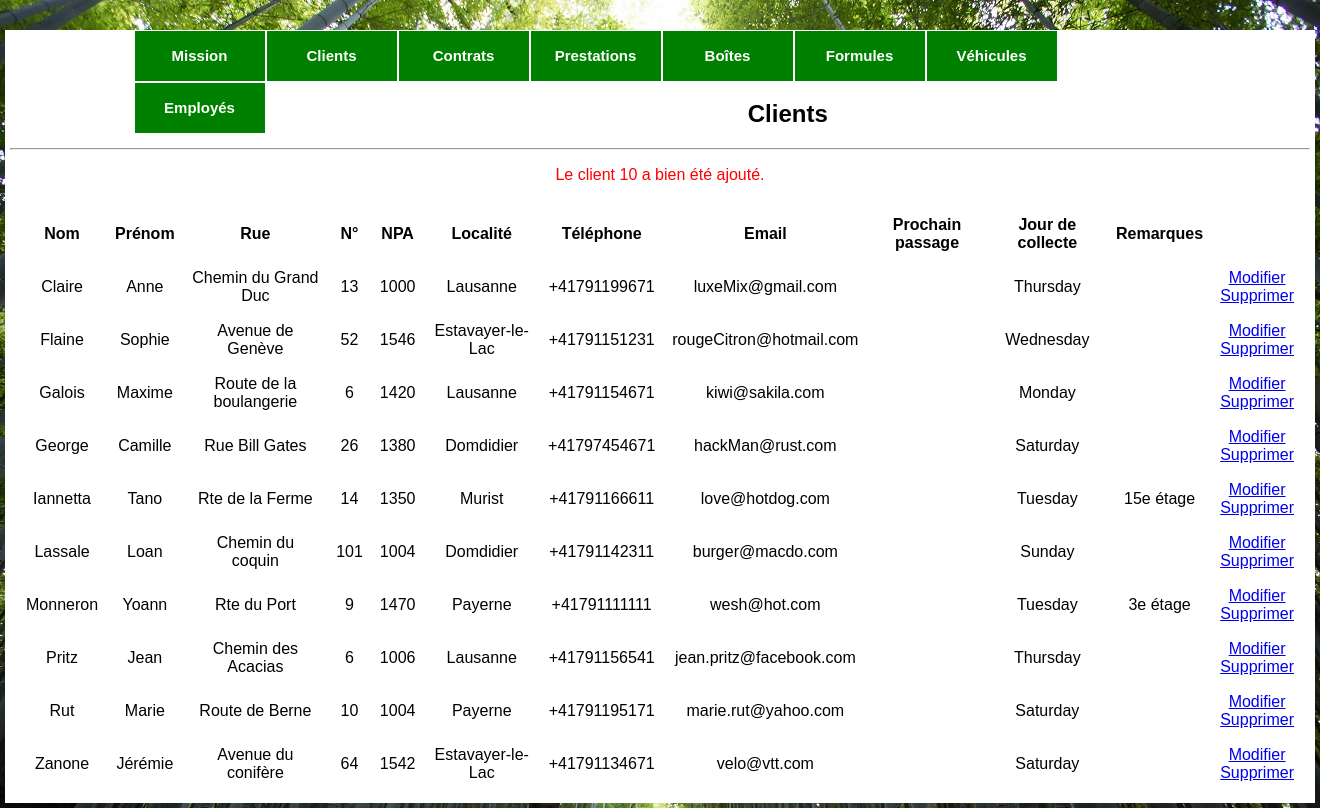
Page /clients.php?ajout_client_id=10 on the committed database.
### tables this page shows
CREATE TABLE IF NOT EXISTS `client` (
  `client_id` INT UNSIGNED NOT NULL AUTO_INCREMENT,
  `nom` VARCHAR(45) NOT NULL,
  `prenom` VARCHAR(45) NOT NULL,
  `adresse_rue` VARCHAR(45) NOT NULL,
  `adresse_numero` INT(3) NOT NULL,
  `adresse_code_postal` INT(4) NOT NULL,
  `localite_id` INT UNSIGNED NOT NULL,
  `gps_latitude` DECIMAL(12,6) NULL,
  `gps_longitude` DECIMAL(12,6) NULL,
  `no_telephone` VARCHAR(12) NOT NULL,
  `email` VARCHAR(100) NULL,
  `iban` VARCHAR(34) NOT NULL,
  `prochain_passage` TIMESTAMP NULL,
  `jour_collect` VARCHAR(9) NOT NULL DEFAULT 'Monday',
  `remarques` VARCHAR(200) NULL,
  `last_update` TIMESTAMP NOT NULL DEFAULT CURRENT_TIMESTAMP,
  PRIMARY KEY (`client_id`),
  UNIQUE INDEX `client_id_UNIQUE` (`client_id` ASC),
  INDEX `fk_client_localite1_idx` (`localite_id` ASC),
  CONSTRAINT `fk_client_localite1`
    FOREIGN KEY (`localite_id`)
    REFERENCES `localite` (`localite_id`)
    ON DELETE NO ACTION
    ON UPDATE NO ACTION);

CREATE TABLE IF NOT EXISTS `localite` (
  `localite_id` INT UNSIGNED NOT NULL AUTO_INCREMENT,
  `localite` VARCHAR(45) NOT NULL,
  `commune_id` INT UNSIGNED NOT NULL,
  `dechetterie_id` INT UNSIGNED NOT NULL,
  `last_update` TIMESTAMP NOT NULL DEFAULT CURRENT_TIMESTAMP,
  PRIMARY KEY (`localite_id`),
  INDEX `fk_localite_commune1_idx` (`commune_id` ASC),
  INDEX `fk_localite_dechetterie1_idx` (`dechetterie_id` ASC),
  CONSTRAINT `fk_localite_commune1`
    FOREIGN KEY (`commune_id`)
    REFERENCES `commune` (`commune_id`)
    ON DELETE RESTRICT
    ON UPDATE CASCADE,
  CONSTRAINT `fk_localite_dechetterie1`
    FOREIGN KEY (`dechetterie_id`)
    REFERENCES `dechetterie` (`dechetterie_id`)
    ON DELETE RESTRICT
    ON UPDATE CASCADE);

### includes/include.php (called while the page is built, shortened)
<?php
    function connexion($requete, $type_req)
    {
        try
        {
            $connexion = new PDO('mysql:host=localhost; dbname=oust','root', 'root');
            $connexion->setAttribute(PDO::ATTR_ERRMODE, PDO::ERRMODE_EXCEPTION);
        }
        catch (Exception $e)
        {
            echo 'Une erreur est survenue lors de la connexion à la base de données.'.$e->getMessage();
            die();
        }
        if ($type_req == 'select')
        {
            $resultats = $connexion->query("$requete");
        }
        else
        {
            $resultats = $connexion->exec("$requete");
        }
        return $resultats;
    }
?>

### clients.php (the view, shortened to what this page needs)
<!DOCTYPE html>
<?php
    include ('includes/include.php');
    extract(@$_GET);
?>
<html lang="fr">
    <head>
        <link href="css/oust.css" rel="stylesheet" type="text/css" media="all">
    </head>
    <body>
        <?php include 'menu.php'; ?>
        <div id ="wrapper" class="clients">
            <h2>Clients</h2>
            <hr>
            <?php
                if (isset($ajout_client_id))
                {
                    echo '<p id="erreur">
                            Le client '.$ajout_client_id.' a bien été ajouté.
                          </p>';
                }
            ?>
            <table align="center">
                <tr>
                    <th>Nom</th>
                    <th>Pr&eacutenom</th>
                    <th>Rue</th>
					<th>N&deg</th>
                    <th>NPA</th>
                    <th>Localit&eacute</th>
                    <th>T&eacutel&eacutephone</th>
                    <th>Email</th>
                    <th>Prochain passage</th>
                    <th>Jour de collecte</th>
                    <th>Remarques</th>
                </tr>
                <?php
                    $reqSQL = 'SELECT *
                               FROM client AS c
                               INNER JOIN localite AS l
                               ON c.localite_id = l.localite_id
							   ORDER BY nom';
                    $resSQL = connexion($reqSQL, 'select');
                    while (($ligneSQL = $resSQL->fetch()))
                    {
                        echo '<tr >
                                <td>'.$ligneSQL['nom'].'</td>
                                <td>'.$ligneSQL['prenom'].'</td>
                                <td>'.$ligneSQL['adresse_rue'].'</td>
                                <td>'.$ligneSQL['adresse_numero'].'</td>
                                <td>'.$ligneSQL['adresse_code_postal'].'</td>
                                <td>'.$ligneSQL['localite'].'</td>
                                <td>'.$ligneSQL['no_telephone'].'</td>
                                <td>'.$ligneSQL['email'].'</td>
                                <td>'.timestampToDate($ligneSQL['prochain_passage']).'</td>
                                <td>'.$ligneSQL['jour_collect'].'</td>
                                <td>'.$ligneSQL['remarques'].'</td>
                                <td>
                                    <a href="gestionClients.php?client_id='.$ligneSQL['client_id'].'"">
                                        Modifier
                                    </a>
                                    <br/>
                                    <a href="suppressionClients.php?client_id='.$ligneSQL['client_id'].'">
                                        Supprimer
                                    </a>
                                </td>
                            </tr>';
                    }
                ?>
            </table>
        </div>
    </body>
</html>

### css/oust.css (style rules this page uses)
body { background-image: url("../images/background-arbre.jpg"); background-repeat: no-repeat; background-attachment: fixed; width: 100%; height: 100%; background-position: top center; position: relative; margin: auto; }
table { border-spacing: 15px; }
#wrapper { background: white; margin: auto; margin-top: 30px; margin-bottom: 30px; width: 792px; text-align: center; padding: 50px 5px 5px 5px; }
#wrapper.clients { width: 1300px; }
#erreur { text-align:center; color:red; }

### rows in the picture
client: nom "Claire", prenom "Anne", adresse_rue "Chemin du Grand Duc", adresse_numero "13", adresse_code_postal "1000", localite.localite "Lausanne", no_telephone "+41791199671", email "luxeMix@gmail.com", jour_collect "Thursday"
client: nom "Flaine", prenom "Sophie", adresse_rue "Avenue de Genève", adresse_numero "52", adresse_code_postal "1546", localite.localite "Estavayer-le-Lac", no_telephone "+41791151231", email "rougeCitron@hotmail.com", jour_collect "Wednesday"
client: nom "Galois", prenom "Maxime", adresse_rue "Route de la boulangerie", adresse_numero "6", adresse_code_postal "1420", localite.localite "Lausanne", no_telephone "+41791154671", email "kiwi@sakila.com", jour_collect "Monday"
client: nom "George", prenom "Camille", adresse_rue "Rue Bill Gates", adresse_numero "26", adresse_code_postal "1380", localite.localite "Domdidier", no_telephone "+41797454671", email "hackMan@rust.com", jour_collect "Saturday"
client: nom "Iannetta", prenom "Tano", adresse_rue "Rte de la Ferme", adresse_numero "14", adresse_code_postal "1350", localite.localite "Murist", no_telephone "+41791166611", email "love@hotdog.com", jour_collect "Tuesday", remarques "15e étage"
client: nom "Lassale", prenom "Loan", adresse_rue "Chemin du coquin", adresse_numero "101", adresse_code_postal "1004", localite.localite "Domdidier", no_telephone "+41791142311", email "burger@macdo.com", jour_collect "Sunday"
client: nom "Monneron", prenom "Yoann", adresse_rue "Rte du Port", adresse_numero "9", adresse_code_postal "1470", localite.localite "Payerne", no_telephone "+41791111111", email "wesh@hot.com", jour_collect "Tuesday", remarques "3e étage"
client: nom "Pritz", prenom "Jean", adresse_rue "Chemin des Acacias", adresse_numero "6", adresse_code_postal "1006", localite.localite "Lausanne", no_telephone "+41791156541", email "jean.pritz@facebook.com", jour_collect "Thursday"
client: nom "Rut", prenom "Marie", adresse_rue "Route de Berne", adresse_numero "10", adresse_code_postal "1004", localite.localite "Payerne", no_telephone "+41791195171", email "marie.rut@yahoo.com", jour_collect "Saturday"
client: nom "Zanone", prenom "Jérémie", adresse_rue "Avenue du conifère", adresse_numero "64", adresse_code_postal "1542", localite.localite "Estavayer-le-Lac", no_telephone "+41791134671", email "velo@vtt.com", jour_collect "Saturday"

### other values in the picture
$ajout_client_id "10"
